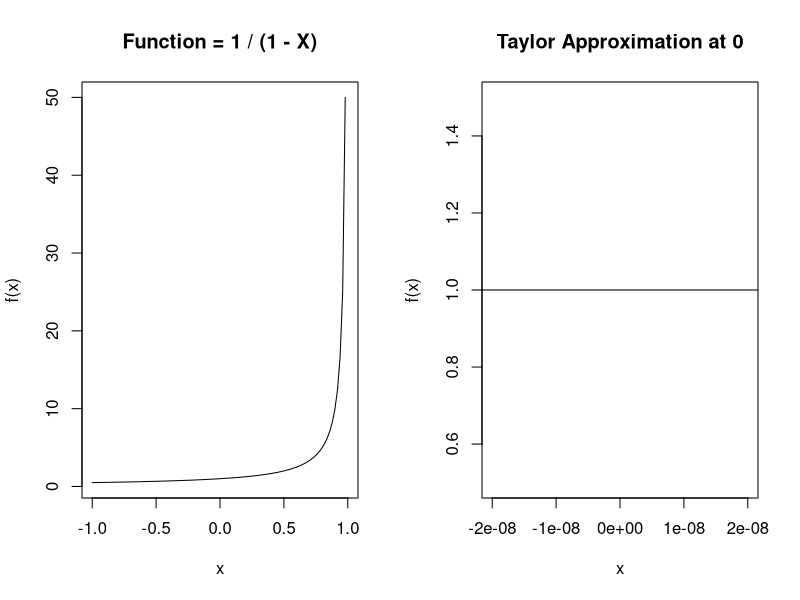

This chart was generated by the following R code:
evaluate <- function(X, f, P, n_i) {
  summary <- data.frame(matrix(NA, 11, 4))
  colnames(summary) = c("x", "n", "f(x)", "P(x)")
  for(i in 1:11){
    n <- n_i + i - 1
    summary[i, 1] = X
    summary[i, 2] = n
    summary[i, 3] = eval(parse(text=gsub("X", X, f)))
    summary[i, 4] = eval(parse(text=paste0(P, "(", X, ",", n, ")")))
  }
  print(summary)
  par(mfrow=c(1, 2))
  curve(eval(parse(text = gsub("X", "x", f)), envir = list(x = x)),
        from = -1, to = 1, ylab = "f(x)", main = paste("Function =", f))
  y <- ifelse(n_i == 0, 2, 1)
  curve(eval(parse(text = gsub("X", "x", f)), envir = list(x = x)),
        from = -1, to = 1, ylab = "f(x)", 
        main = paste("Taylor Approximation at", X), 
        xlim = (c(X - 0.00000002, X + 0.00000002)), 
        ylim = (c(summary[y, 3] - 0.5, summary[y, 3] + 0.5)))
  points(X, summary[y, 4], col=2, pch=16)
  text(X + 0.25, summary[y, 4], "n=1")
  points(X, summary[(y + 9), 4], col=3, pch=16)
  text(X + 0.25, summary[(y + 9), 4], "n=10")  
  
  
}

reciprocal <- function(x, n) {
  sum((-(cos(x))^2 +sin(x))^(0:n) / factorial(0:n))
}

evaluate(0, "1 / (1 - X)", "reciprocal", 0)